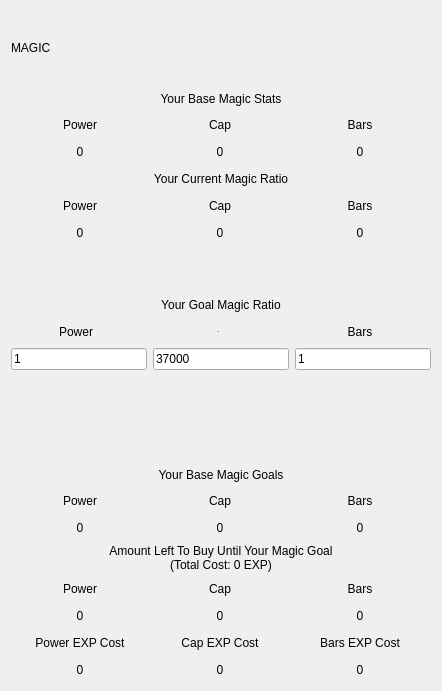
   <widget class="QWidget" name="magic" native="true">
    <property name="geometry">
     <rect>
      <x>490</x>
      <y>180</y>
      <width>441</width>
      <height>691</height>
     </rect>
    </property>
    <layout class="QVBoxLayout" name="verticalLayout_8">
     <item>
      <widget class="QLabel" name="Title_2">
       <property name="text">
        <string>MAGIC</string>
       </property>
       <property name="type_of_header" stdset="0">
        <string>misc</string>
       </property>
      </widget>
     </item>
     <item>
      <layout class="QVBoxLayout" name="magic_base_stats">
       <item>
        <widget class="QLabel" name="header_5">
         <property name="text">
          <string>Your Base Magic Stats</string>
         </property>
         <property name="alignment">
          <set>Qt::AlignmentFlag::AlignCenter</set>
         </property>
         <property name="type_of_header" stdset="0">
          <string>1</string>
         </property>
        </widget>
       </item>
       <item>
        <layout class="QGridLayout" name="gridLayout_4">
         <item row="1" column="2">
          <widget class="QLabel" name="base_m_bar">
           <property name="minimumSize">
            <size>
             <width>130</width>
             <height>21</height>
            </size>
           </property>
           <property name="maximumSize">
            <size>
             <width>130</width>
             <height>21</height>
            </size>
           </property>
           <property name="text">
            <string>0</string>
           </property>
           <property name="alignment">
            <set>Qt::AlignmentFlag::AlignCenter</set>
           </property>
           <property name="type_of_header" stdset="0">
            <string>3</string>
           </property>
          </widget>
         </item>
         <item row="1" column="1">
          <widget class="QLabel" name="base_m_cap">
           <property name="minimumSize">
            <size>
             <width>130</width>
             <height>21</height>
            </size>
           </property>
           <property name="maximumSize">
            <size>
             <width>130</width>
             <height>21</height>
            </size>
           </property>
           <property name="text">
            <string>0</string>
           </property>
           <property name="alignment">
            <set>Qt::AlignmentFlag::AlignCenter</set>
           </property>
           <property name="type_of_header" stdset="0">
            <string>3</string>
           </property>
          </widget>
         </item>
         <item row="0" column="0">
          <widget class="QLabel" name="label_17">
           <property name="minimumSize">
            <size>
             <width>130</width>
             <height>21</height>
            </size>
           </property>
           <property name="maximumSize">
            <size>
             <width>130</width>
             <height>21</height>
            </size>
           </property>
           <property name="text">
            <string>Power</string>
           </property>
           <property name="alignment">
            <set>Qt::AlignmentFlag::AlignCenter</set>
           </property>
           <property name="type_of_header" stdset="0">
            <string>2</string>
           </property>
          </widget>
         </item>
         <item row="0" column="2">
          <widget class="QLabel" name="label_19">
           <property name="minimumSize">
            <size>
             <width>130</width>
             <height>21</height>
            </size>
           </property>
           <property name="maximumSize">
            <size>
             <width>130</width>
             <height>21</height>
            </size>
           </property>
           <property name="text">
            <string>Bars</string>
           </property>
           <property name="alignment">
            <set>Qt::AlignmentFlag::AlignCenter</set>
           </property>
           <property name="type_of_header" stdset="0">
            <string>2</string>
           </property>
          </widget>
         </item>
         <item row="0" column="1">
          <widget class="QLabel" name="label_18">
           <property name="minimumSize">
            <size>
             <width>130</width>
             <height>21</height>
            </size>
           </property>
           <property name="maximumSize">
            <size>
             <width>130</width>
             <height>21</height>
            </size>
           </property>
           <property name="text">
            <string>Cap</string>
           </property>
           <property name="alignment">
            <set>Qt::AlignmentFlag::AlignCenter</set>
           </property>
           <property name="type_of_header" stdset="0">
            <string>2</string>
           </property>
          </widget>
         </item>
         <item row="1" column="0">
          <widget class="QLabel" name="base_m_pow">
           <property name="minimumSize">
            <size>
             <width>130</width>
             <height>21</height>
            </size>
           </property>
           <property name="maximumSize">
            <size>
             <width>130</width>
             <height>21</height>
            </size>
           </property>
           <property name="text">
            <string>0</string>
           </property>
           <property name="alignment">
            <set>Qt::AlignmentFlag::AlignCenter</set>
           </property>
           <property name="type_of_header" stdset="0">
            <string>3</string>
           </property>
          </widget>
         </item>
        </layout>
       </item>
      </layout>
     </item>
     <item>
      <layout class="QVBoxLayout" name="magic_current_ratio">
       <item>
        <widget class="QLabel" name="header_6">
         <property name="minimumSize">
          <size>
           <width>395</width>
           <height>21</height>
          </size>
         </property>
         <property name="maximumSize">
          <size>
           <width>16777215</width>
           <height>21</height>
          </size>
         </property>
         <property name="text">
          <string>Your Current Magic Ratio</string>
         </property>
         <property name="alignment">
          <set>Qt::AlignmentFlag::AlignCenter</set>
         </property>
         <property name="type_of_header" stdset="0">
          <string>1</string>
         </property>
        </widget>
       </item>
       <item>
        <layout class="QGridLayout" name="gridLayout_5">
         <item row="1" column="0">
          <widget class="QLabel" name="CMR_power">
           <property name="minimumSize">
            <size>
             <width>130</width>
             <height>21</height>
            </size>
           </property>
           <property name="maximumSize">
            <size>
             <width>130</width>
             <height>21</height>
            </size>
           </property>
           <property name="text">
            <string>0</string>
           </property>
           <property name="alignment">
            <set>Qt::AlignmentFlag::AlignCenter</set>
           </property>
           <property name="type_of_header" stdset="0">
            <string>3</string>
           </property>
          </widget>
         </item>
         <item row="0" column="1">
          <widget class="QLabel" name="label_9">
           <property name="minimumSize">
            <size>
             <width>130</width>
             <height>21</height>
            </size>
           </property>
           <property name="maximumSize">
            <size>
             <width>130</width>
             <height>21</height>
            </size>
           </property>
           <property name="text">
            <string>Cap</string>
           </property>
           <property name="alignment">
            <set>Qt::AlignmentFlag::AlignCenter</set>
           </property>
           <property name="type_of_header" stdset="0">
            <string>2</string>
           </property>
          </widget>
         </item>
         <item row="1" column="1">
          <widget class="QLabel" name="CMR_cap">
           <property name="minimumSize">
            <size>
             <width>130</width>
             <height>21</height>
            </size>
           </property>
           <property name="maximumSize">
            <size>
             <width>130</width>
             <height>21</height>
            </size>
           </property>
           <property name="text">
            <string>0</string>
           </property>
           <property name="alignment">
            <set>Qt::AlignmentFlag::AlignCenter</set>
           </property>
           <property name="type_of_header" stdset="0">
            <string>3</string>
           </property>
          </widget>
         </item>
         <item row="0" column="0">
          <widget class="QLabel" name="label_10">
           <property name="minimumSize">
            <size>
             <width>130</width>
             <height>21</height>
            </size>
           </property>
           <property name="maximumSize">
            <size>
             <width>130</width>
             <height>21</height>
            </size>
           </property>
           <property name="text">
            <string>Power</string>
           </property>
           <property name="alignment">
            <set>Qt::AlignmentFlag::AlignCenter</set>
           </property>
           <property name="type_of_header" stdset="0">
            <string>2</string>
           </property>
          </widget>
         </item>
         <item row="0" column="2">
          <widget class="QLabel" name="label_11">
           <property name="minimumSize">
            <size>
             <width>130</width>
             <height>21</height>
            </size>
           </property>
           <property name="maximumSize">
            <size>
             <width>130</width>
             <height>21</height>
            </size>
           </property>
           <property name="text">
            <string>Bars</string>
           </property>
           <property name="alignment">
            <set>Qt::AlignmentFlag::AlignCenter</set>
           </property>
           <property name="type_of_header" stdset="0">
            <string>2</string>
           </property>
          </widget>
         </item>
         <item row="1" column="2">
          <widget class="QLabel" name="CMR_bars">
           <property name="minimumSize">
            <size>
             <width>130</width>
             <height>21</height>
            </size>
           </property>
           <property name="maximumSize">
            <size>
             <width>130</width>
             <height>21</height>
            </size>
           </property>
           <property name="text">
            <string>0</string>
           </property>
           <property name="alignment">
            <set>Qt::AlignmentFlag::AlignCenter</set>
           </property>
           <property name="type_of_header" stdset="0">
            <string>3</string>
           </property>
          </widget>
         </item>
        </layout>
       </item>
      </layout>
     </item>
     <item>
      <spacer name="verticalSpacer_4">
       <property name="orientation">
        <enum>Qt::Orientation::Vertical</enum>
       </property>
       <property name="sizeType">
        <enum>QSizePolicy::Policy::Minimum</enum>
       </property>
       <property name="sizeHint" stdset="0">
        <size>
         <width>20</width>
         <height>45</height>
        </size>
       </property>
      </spacer>
     </item>
     <item>
      <layout class="QVBoxLayout" name="magic_goal_ratio">
       <item>
        <widget class="QLabel" name="header_7">
         <property name="minimumSize">
          <size>
           <width>395</width>
           <height>21</height>
          </size>
         </property>
         <property name="maximumSize">
          <size>
           <width>16777215</width>
           <height>21</height>
          </size>
         </property>
         <property name="text">
          <string>Your Goal Magic Ratio</string>
         </property>
         <property name="alignment">
          <set>Qt::AlignmentFlag::AlignCenter</set>
         </property>
         <property name="type_of_header" stdset="0">
          <string>1</string>
         </property>
        </widget>
       </item>
       <item>
        <layout class="QGridLayout" name="gridLayout_6">
         <item row="1" column="0">
          <widget class="QLineEdit" name="line_edit_magic_power">
           <property name="text">
            <string>1</string>
           </property>
          </widget>
         </item>
         <item row="0" column="0">
          <widget class="QLabel" name="label_13">
           <property name="minimumSize">
            <size>
             <width>130</width>
             <height>21</height>
            </size>
           </property>
           <property name="maximumSize">
            <size>
             <width>130</width>
             <height>21</height>
            </size>
           </property>
           <property name="autoFillBackground">
            <bool>false</bool>
           </property>
           <property name="styleSheet">
            <string notr="true"/>
           </property>
           <property name="text">
            <string>Power</string>
           </property>
           <property name="alignment">
            <set>Qt::AlignmentFlag::AlignCenter</set>
           </property>
           <property name="type_of_header" stdset="0">
            <string>2</string>
           </property>
          </widget>
         </item>
         <item row="0" column="1">
          <widget class="QLabel" name="label_27">
           <property name="minimumSize">
            <size>
             <width>130</width>
             <height>21</height>
            </size>
           </property>
           <property name="maximumSize">
            <size>
             <width>130</width>
             <height>21</height>
            </size>
           </property>
           <property name="font">
            <font>
             <family>Nunito</family>
             <pointsize>-1</pointsize>
             <bold>false</bold>
            </font>
           </property>
           <property name="autoFillBackground">
            <bool>false</bool>
           </property>
           <property name="styleSheet">
            <string notr="true"/>
           </property>
           <property name="text">
            <string>Cap</string>
           </property>
           <property name="alignment">
            <set>Qt::AlignmentFlag::AlignCenter</set>
           </property>
           <property name="type_of_header" stdset="0">
            <string>2</string>
           </property>
          </widget>
         </item>
         <item row="1" column="1">
          <widget class="QLineEdit" name="line_edit_magic_cap">
           <property name="text">
            <string>37000</string>
           </property>
          </widget>
         </item>
         <item row="0" column="2">
          <widget class="QLabel" name="label_20">
           <property name="minimumSize">
            <size>
             <width>130</width>
             <height>21</height>
            </size>
           </property>
           <property name="maximumSize">
            <size>
             <width>130</width>
             <height>21</height>
            </size>
           </property>
           <property name="autoFillBackground">
            <bool>false</bool>
           </property>
           <property name="text">
            <string>Bars</string>
           </property>
           <property name="alignment">
            <set>Qt::AlignmentFlag::AlignCenter</set>
           </property>
           <property name="type_of_header" stdset="0">
            <string>2</string>
           </property>
          </widget>
         </item>
         <item row="1" column="2">
          <widget class="QLineEdit" name="line_edit_magic_bar">
           <property name="text">
            <string>1</string>
           </property>
          </widget>
         </item>
        </layout>
       </item>
      </layout>
     </item>
     <item>
      <spacer name="verticalSpacer_2">
       <property name="orientation">
        <enum>Qt::Orientation::Vertical</enum>
       </property>
       <property name="sizeType">
        <enum>QSizePolicy::Policy::Maximum</enum>
       </property>
       <property name="sizeHint" stdset="0">
        <size>
         <width>420</width>
         <height>89</height>
        </size>
       </property>
      </spacer>
     </item>
     <item>
      <layout class="QVBoxLayout" name="magic_base_goals">
       <item>
        <widget class="QLabel" name="header_8">
         <property name="text">
          <string>Your Base Magic Goals</string>
         </property>
         <property name="alignment">
          <set>Qt::AlignmentFlag::AlignCenter</set>
         </property>
         <property name="type_of_header" stdset="0">
          <string>1</string>
         </property>
        </widget>
       </item>
       <item>
        <layout class="QGridLayout" name="gridLayout_9">
         <item row="1" column="0">
          <widget class="QLabel" name="label_31">
           <property name="minimumSize">
            <size>
             <width>130</width>
             <height>21</height>
            </size>
           </property>
           <property name="maximumSize">
            <size>
             <width>130</width>
             <height>21</height>
            </size>
           </property>
           <property name="text">
            <string>0</string>
           </property>
           <property name="alignment">
            <set>Qt::AlignmentFlag::AlignCenter</set>
           </property>
           <property name="type_of_header" stdset="0">
            <string>3</string>
           </property>
          </widget>
         </item>
         <item row="1" column="2">
          <widget class="QLabel" name="label_32">
           <property name="minimumSize">
            <size>
             <width>130</width>
             <height>21</height>
            </size>
           </property>
           <property name="maximumSize">
            <size>
             <width>130</width>
             <height>21</height>
            </size>
           </property>
           <property name="text">
            <string>0</string>
           </property>
           <property name="alignment">
            <set>Qt::AlignmentFlag::AlignCenter</set>
           </property>
           <property name="type_of_header" stdset="0">
            <string>3</string>
           </property>
          </widget>
         </item>
         <item row="1" column="1">
          <widget class="QLabel" name="label_33">
           <property name="minimumSize">
            <size>
             <width>130</width>
             <height>21</height>
            </size>
           </property>
           <property name="maximumSize">
            <size>
             <width>130</width>
             <height>21</height>
            </size>
           </property>
           <property name="text">
            <string>0</string>
           </property>
           <property name="alignment">
            <set>Qt::AlignmentFlag::AlignCenter</set>
           </property>
           <property name="type_of_header" stdset="0">
            <string>3</string>
           </property>
          </widget>
         </item>
         <item row="0" column="2">
          <widget class="QLabel" name="label_37">
           <property name="minimumSize">
            <size>
             <width>130</width>
             <height>21</height>
            </size>
           </property>
           <property name="maximumSize">
            <size>
             <width>130</width>
             <height>21</height>
            </size>
           </property>
           <property name="text">
            <string>Bars</string>
           </property>
           <property name="alignment">
            <set>Qt::AlignmentFlag::AlignCenter</set>
           </property>
           <property name="type_of_header" stdset="0">
            <string>2</string>
           </property>
          </widget>
         </item>
         <item row="0" column="0">
          <widget class="QLabel" name="label_38">
           <property name="minimumSize">
            <size>
             <width>130</width>
             <height>21</height>
            </size>
           </property>
           <property name="maximumSize">
            <size>
             <width>130</width>
             <height>21</height>
            </size>
           </property>
           <property name="text">
            <string>Power</string>
           </property>
           <property name="alignment">
            <set>Qt::AlignmentFlag::AlignCenter</set>
           </property>
           <property name="type_of_header" stdset="0">
            <string>2</string>
           </property>
          </widget>
         </item>
         <item row="0" column="1">
          <widget class="QLabel" name="label_39">
           <property name="minimumSize">
            <size>
             <width>130</width>
             <height>21</height>
            </size>
           </property>
           <property name="maximumSize">
            <size>
             <width>130</width>
             <height>21</height>
            </size>
           </property>
           <property name="text">
            <string>Cap</string>
           </property>
           <property name="alignment">
            <set>Qt::AlignmentFlag::AlignCenter</set>
           </property>
           <property name="type_of_header" stdset="0">
            <string>2</string>
           </property>
          </widget>
         </item>
        </layout>
       </item>
      </layout>
     </item>
     <item>
      <layout class="QVBoxLayout" name="layout_magic_amount_left_to_buy">
       <item>
        <widget class="QLabel" name="name_magic_amount_left_to_buy">
         <property name="text">
          <string>Amount Left To Buy Until Your Magic Goal
(Total Cost: 0 EXP)</string>
         </property>
         <property name="alignment">
          <set>Qt::AlignmentFlag::AlignCenter</set>
         </property>
         <property name="type_of_header" stdset="0">
          <string>1</string>
         </property>
        </widget>
       </item>
       <item>
        <layout class="QGridLayout" name="gridLayout_10">
         <item row="1" column="0">
          <widget class="QLabel" name="magic_amount_left_to_buy_pow">
           <property name="minimumSize">
            <size>
             <width>130</width>
             <height>21</height>
            </size>
           </property>
           <property name="maximumSize">
            <size>
             <width>130</width>
             <height>21</height>
            </size>
           </property>
           <property name="text">
            <string>0</string>
           </property>
           <property name="alignment">
            <set>Qt::AlignmentFlag::AlignCenter</set>
           </property>
           <property name="type_of_header" stdset="0">
            <string>3</string>
           </property>
          </widget>
         </item>
         <item row="2" column="0">
          <widget class="QLabel" name="label_40">
           <property name="minimumSize">
            <size>
             <width>130</width>
             <height>21</height>
            </size>
           </property>
           <property name="maximumSize">
            <size>
             <width>130</width>
             <height>21</height>
            </size>
           </property>
           <property name="text">
            <string>Power EXP Cost</string>
           </property>
           <property name="alignment">
            <set>Qt::AlignmentFlag::AlignCenter</set>
           </property>
           <property name="type_of_header" stdset="0">
            <string>2</string>
           </property>
          </widget>
         </item>
         <item row="3" column="1">
          <widget class="QLabel" name="magic_exp_cost_cap">
           <property name="minimumSize">
            <size>
             <width>130</width>
             <height>21</height>
            </size>
           </property>
           <property name="maximumSize">
            <size>
             <width>130</width>
             <height>21</height>
            </size>
           </property>
           <property name="text">
            <string>0</string>
           </property>
           <property name="alignment">
            <set>Qt::AlignmentFlag::AlignCenter</set>
           </property>
           <property name="type_of_header" stdset="0">
            <string>3</string>
           </property>
          </widget>
         </item>
         <item row="3" column="0">
          <widget class="QLabel" name="magic_exp_cost_power">
           <property name="minimumSize">
            <size>
             <width>130</width>
             <height>21</height>
            </size>
           </property>
           <property name="maximumSize">
            <size>
             <width>130</width>
             <height>21</height>
            </size>
           </property>
           <property name="text">
            <string>0</string>
           </property>
           <property name="alignment">
            <set>Qt::AlignmentFlag::AlignCenter</set>
           </property>
           <property name="type_of_header" stdset="0">
            <string>3</string>
           </property>
          </widget>
         </item>
         <item row="0" column="0">
          <widget class="QLabel" name="label_41">
           <property name="minimumSize">
            <size>
             <width>130</width>
             <height>21</height>
            </size>
           </property>
           <property name="maximumSize">
            <size>
             <width>130</width>
             <height>21</height>
            </size>
           </property>
           <property name="text">
            <string>Power</string>
           </property>
           <property name="alignment">
            <set>Qt::AlignmentFlag::AlignCenter</set>
           </property>
           <property name="type_of_header" stdset="0">
            <string>2</string>
           </property>
          </widget>
         </item>
         <item row="2" column="1">
          <widget class="QLabel" name="label_42">
           <property name="minimumSize">
            <size>
             <width>130</width>
             <height>21</height>
            </size>
           </property>
           <property name="maximumSize">
            <size>
             <width>130</width>
             <height>21</height>
            </size>
           </property>
           <property name="text">
            <string>Cap EXP Cost</string>
           </property>
           <property name="alignment">
            <set>Qt::AlignmentFlag::AlignCenter</set>
           </property>
           <property name="type_of_header" stdset="0">
            <string>2</string>
           </property>
          </widget>
         </item>
         <item row="0" column="1">
          <widget class="QLabel" name="label_43">
           <property name="minimumSize">
            <size>
             <width>130</width>
             <height>21</height>
            </size>
           </property>
           <property name="maximumSize">
            <size>
             <width>130</width>
             <height>21</height>
            </size>
           </property>
           <property name="text">
            <string>Cap</string>
           </property>
           <property name="alignment">
            <set>Qt::AlignmentFlag::AlignCenter</set>
           </property>
           <property name="type_of_header" stdset="0">
            <string>2</string>
           </property>
          </widget>
         </item>
         <item row="1" column="1">
          <widget class="QLabel" name="magic_amount_left_to_buy_cap">
           <property name="minimumSize">
            <size>
             <width>130</width>
             <height>21</height>
            </size>
           </property>
           <property name="maximumSize">
            <size>
             <width>130</width>
             <height>21</height>
            </size>
           </property>
           <property name="text">
            <string>0</string>
           </property>
           <property name="alignment">
            <set>Qt::AlignmentFlag::AlignCenter</set>
           </property>
           <property name="type_of_header" stdset="0">
            <string>3</string>
           </property>
          </widget>
         </item>
         <item row="0" column="2">
          <widget class="QLabel" name="label_44">
           <property name="minimumSize">
            <size>
             <width>130</width>
             <height>21</height>
            </size>
           </property>
           <property name="maximumSize">
            <size>
             <width>130</width>
             <height>21</height>
            </size>
           </property>
           <property name="text">
            <string>Bars</string>
           </property>
           <property name="alignment">
            <set>Qt::AlignmentFlag::AlignCenter</set>
           </property>
           <property name="type_of_header" stdset="0">
            <string>2</string>
           </property>
          </widget>
         </item>
         <item row="1" column="2">
          <widget class="QLabel" name="magic_amount_left_to_buy_bars">
           <property name="minimumSize">
            <size>
             <width>130</width>
             <height>21</height>
            </size>
           </property>
           <property name="maximumSize">
            <size>
             <width>130</width>
             <height>21</height>
            </size>
           </property>
           <property name="text">
            <string>0</string>
           </property>
           <property name="alignment">
            <set>Qt::AlignmentFlag::AlignCenter</set>
           </property>
           <property name="type_of_header" stdset="0">
            <string>3</string>
           </property>
          </widget>
         </item>
         <item row="2" column="2">
          <widget class="QLabel" name="label_45">
           <property name="minimumSize">
            <size>
             <width>130</width>
             <height>21</height>
            </size>
           </property>
           <property name="maximumSize">
            <size>
             <width>130</width>
             <height>21</height>
            </size>
           </property>
           <property name="text">
            <string>Bars EXP Cost</string>
           </property>
           <property name="alignment">
            <set>Qt::AlignmentFlag::AlignCenter</set>
           </property>
           <property name="type_of_header" stdset="0">
            <string>2</string>
           </property>
          </widget>
         </item>
         <item row="3" column="2">
          <widget class="QLabel" name="magic_exp_cost_bars">
           <property name="minimumSize">
            <size>
             <width>130</width>
             <height>21</height>
            </size>
           </property>
           <property name="maximumSize">
            <size>
             <width>130</width>
             <height>21</height>
            </size>
           </property>
           <property name="text">
            <string>0</string>
           </property>
           <property name="alignment">
            <set>Qt::AlignmentFlag::AlignCenter</set>
           </property>
           <property name="type_of_header" stdset="0">
            <string>3</string>
           </property>
          </widget>
         </item>
        </layout>
       </item>
      </layout>
     </item>
    </layout>
   </widget>
